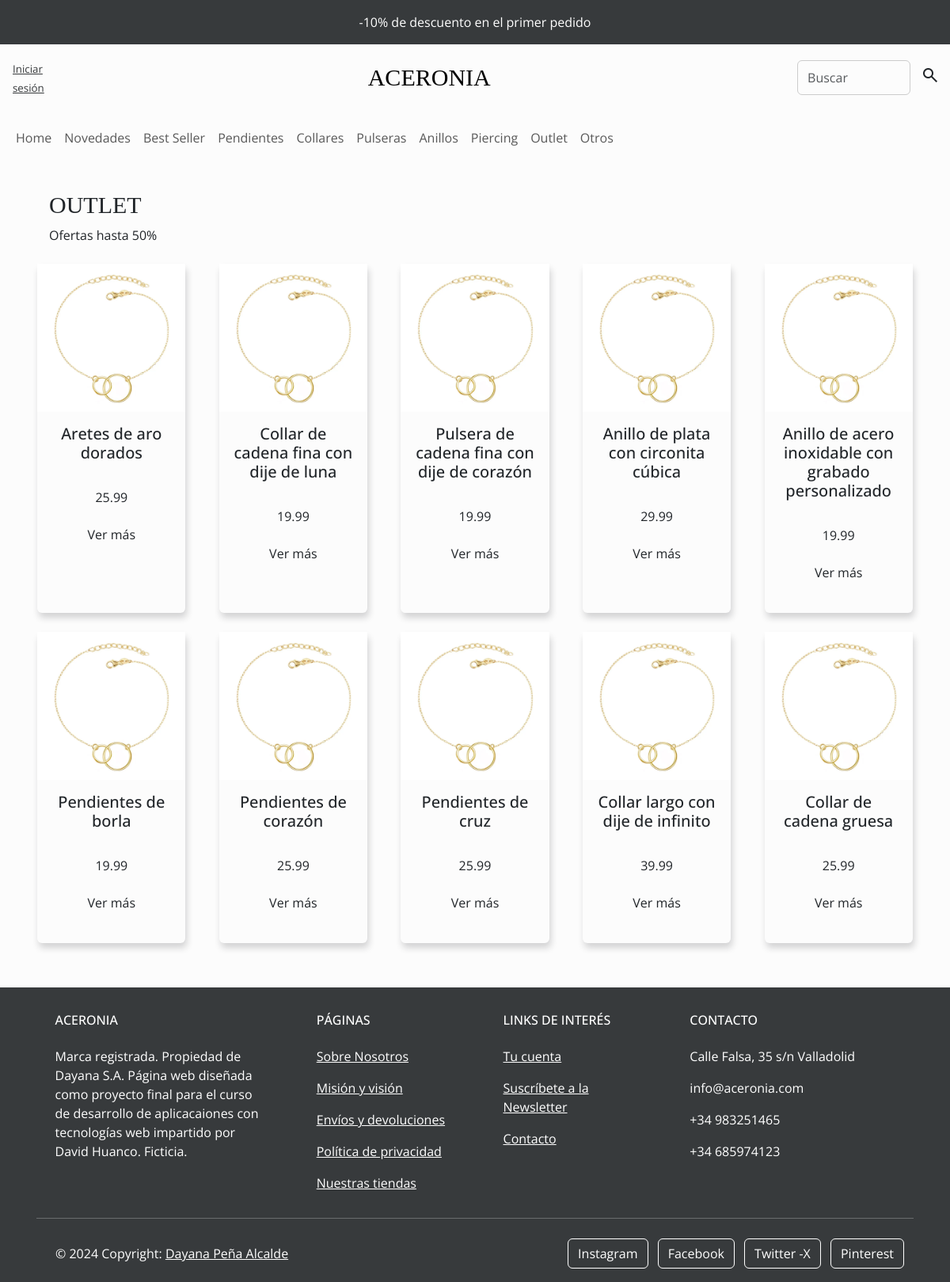
Page /views/outlet.php on the committed database.
### tables this page shows
CREATE TABLE producto (
    id_producto INT AUTO_INCREMENT PRIMARY KEY,
    nombre VARCHAR(255) NOT NULL,
    categoria VARCHAR(255) NOT NULL CHECK (
        Categoria IN (
            'pendientes',
            'collares',
            'pulseras',
            'anillos',
            'piercing'
        )
    ),
    descripcion TEXT NOT NULL,
    precio DECIMAL(10, 2) NOT NULL,
    stock INT NOT NULL,
    fecha_creacion DATE,
    vendidos_mes INT,
    vendidos_semana INT,
    img BLOB,
    id_usuario INT,
    FOREIGN KEY (id_usuario) REFERENCES usuario (id_usuario)
);

### models/admin/dbAdmin.php (called while the page is built, shortened)
<?php
class DataBase
{
  public static function Conectar()
  {
    try {
      $conexion = new PDO("mysql:host=" . self::SERVIDOR . ";dbname=" . self::NOMBREDB . ";charset=utf8", self::USUARIODB, self::PASSDB);
      $conexion->setAttribute(PDO::ATTR_ERRMODE, PDO::ERRMODE_EXCEPTION);
      return $conexion;
    } catch (PDOException $e) {
      die("Error: " . $e->getMessage());
    }
  }
}

### models/productos.modelo.php (called while the page is built, shortened)
<?php
require_once "admin/dbAdmin.php";
class Producto
{
  private $pdo;
  public function __construct()
  {
    $this->pdo = DataBase::Conectar();
  }
  public function Outlet()
  {
    try {
      $sql = "SELECT * FROM producto ORDER BY vendidos_mes DESC limit 10";
      $consulta = $this->pdo->prepare($sql);
      $consulta->execute();
      return $consulta->fetchAll(PDO::FETCH_OBJ);
    } catch (Exception $e) {
      die($e->getMessage());
    }
  }
}

### views/outlet.php (the view)
<?php
require_once "../templates/headersec.php";
?>
<section class="container p-2">
  <article class="m-4">
    <h1 class="playfair">OUTLET</h1>
    <p>Ofertas hasta 50%</p>
  </article>
  <article class="container-fluide d-flex flex-wrap justify-content-around gap-4">
    <?php
    $prueba = new Producto;
    foreach ($prueba->Outlet() as $producto) : ?>
      <div class="card col-2">
        <img src="../img/pulsera-circulos-oro.webp" class="d-block w-100" alt="pendientes">
        <div class="card-body">
          <h5 class="card-title text-center"><?= $producto->nombre ?></h5>
          <br>
          <p class="card-text text-center"><?= $producto->precio ?>
          </p>
          <p class="text-center">
            <a href="#" class="btn">Ver más</a>
          </p>
        </div>
      </div>
    <?php endforeach; ?>
  </article>
</section>
<?php
require_once "../templates/footersec.php"; ?>

### assets/css/style.css (style rules this page uses)
.playfair { font-family: "Playfair Display", serif; font-optical-sizing: auto; font-weight: 500; font-style: normal; font-size: 30px; }
.card { margin: 0 0.5em; box-shadow: 2px 6px 8px 0 rgba(22, 22, 26, 0.18); border: none; }
img { max-height: 100%; }

### rows in the picture
producto: nombre "Aretes de aro dorados", precio "25.99"
producto: nombre "Collar de cadena fina con dije de luna", precio "19.99"
producto: nombre "Pulsera de cadena fina con dije de corazón", precio "19.99"
producto: nombre "Anillo de plata con circonita cúbica", precio "29.99"
producto: nombre "Anillo de acero inoxidable con grabado personalizado", precio "19.99"
producto: nombre "Pendientes de borla", precio "19.99"
producto: nombre "Pendientes de corazón", precio "25.99"
producto: nombre "Pendientes de cruz", precio "25.99"
producto: nombre "Collar largo con dije de infinito", precio "39.99"
producto: nombre "Collar de cadena gruesa", precio "25.99"
